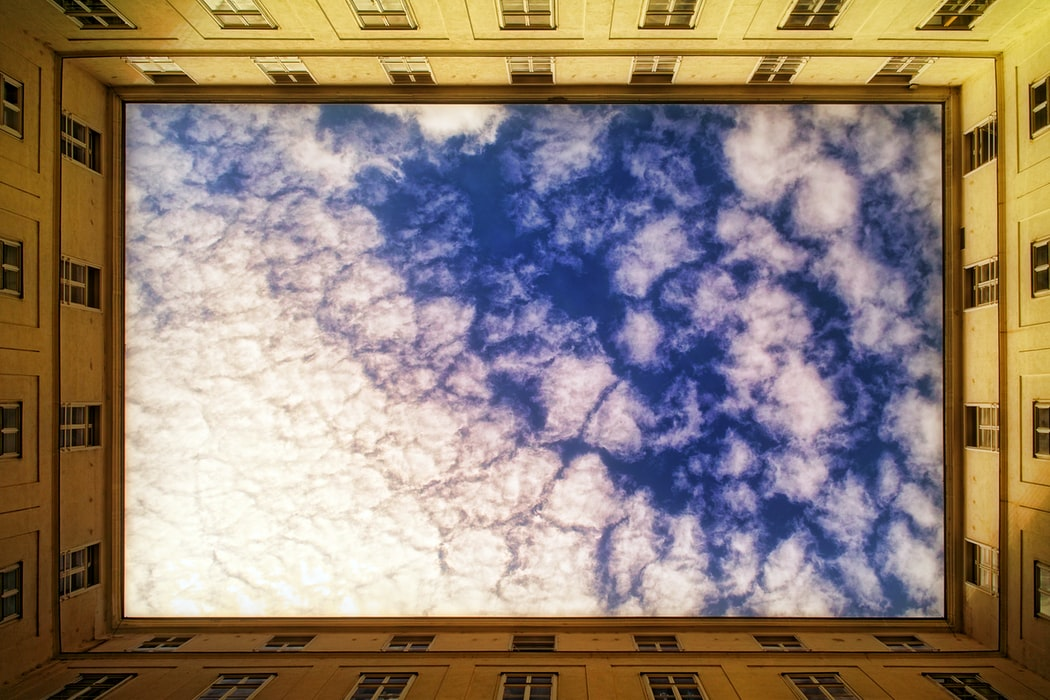
#> input picture frame.png, 1050 x 700 px
$ jupyter execute --allow-errors 'Image - OpenCV & Pillow Basic.ipynb'
#> lines starting #> are read from the running program, lines starting #| are printed output that depends on the picture
[cell 1]
from PIL import Image
import requests
import cv2
import numpy

[cell 2]
# Pillow
img = Image.open('frame.png')
#> img is the input picture: PIL image 1050x700 RGB; mean R, G, B 146.3, 129.5, 116
img.rotate(45).show()
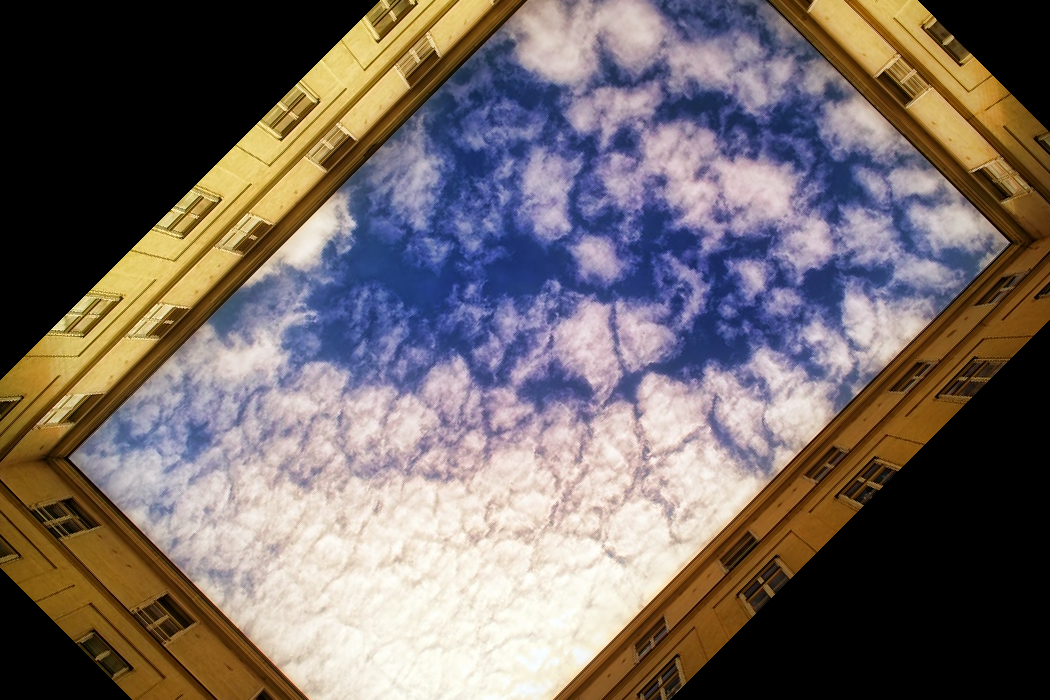
#> shown: PIL image 1050x700 RGB; mean R, G, B 116.5, 105.6, 102.2
# img.save('frame2.jpg')

[cell 3]
url = 'https://pixabay.com/images/id-2235735/'
#> (the rest of this cell did not finish here and is left out)

[cell 4]
# opencv

url = 'https://pixabay.com/images/id-2235735/'
#> (the rest of this cell did not finish here and is left out)

[cell 5]
# opencv + pillow

# PIL       RGB   width:height
# OPENCV    BGR   height:width

pil_image = Image.open('frame.png')
opencv_image = numpy.array(pil_image)
# RGB --> BGR
opencv_image = cv2.cvtColor(opencv_image, cv2.COLOR_RGB2BGR)

cv2.imshow('A', opencv_image)
cv2.waitKey(0)
cv2.destroyAllWindows()
